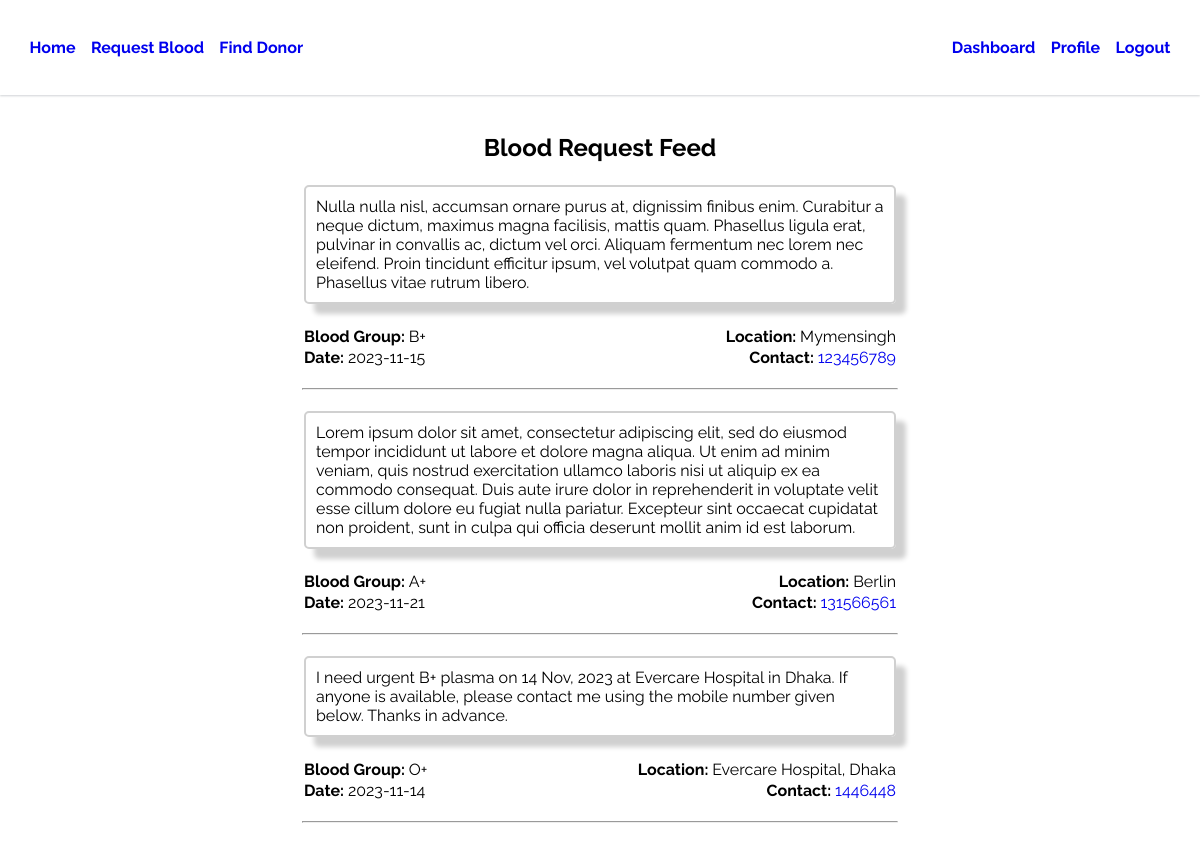
/views/recipientPanel.php (signed in), run on the app's committed database.
### tables this page shows
CREATE TABLE `requestBlood` (
  `id` int(11) NOT NULL,
  `bloodGroup` varchar(255) NOT NULL,
  `location` varchar(255) NOT NULL,
  `date` varchar(255) NOT NULL,
  `mobileNumber` varchar(255) NOT NULL,
  `comment` varchar(500) NOT NULL,
  `owner` varchar(255) NOT NULL
);

### models/requestBloodModel.php (called while the page is built, shortened)
<?php
    function viewRequestBlood($user) {
        $con = getConnection();
        if ($user == 'all') {
            $sql = "select * from requestBlood order by id desc";
        } else {
            $sql = "select * from requestBlood where owner = '{$user}' order by id desc";
        }
        $result = mysqli_query($con, $sql);
        $requestBlood = [];
        while($request = mysqli_fetch_assoc($result)){
            array_push($requestBlood, $request);
        }
        return $requestBlood;
    }
?>

### views/recipientPanel.php (the view, shortened to what this page needs)
<?php
    include_once '../models/requestBloodModel.php';
    $requestBlood = viewRequestBlood('all');
?>
<!DOCTYPE html>
<html lang="en">
<head>
</head>
<body>
    <?php include_once 'header.php';?>
    <br /><br />
    <h2 style="text-align:center">Blood Request Feed</h2>
    <section class="whitespace scroll-container">
      <br />
      <table border="0" width="100%">
        <tr>
          <td width="25%">&nbsp;</td>
          <td>
          <?php for($i = 0; $i < count($requestBlood); $i++) { ?>
            <table border="0" width="100%">
                <tr>
                    <td class="comment" colspan="2"><?=$requestBlood[$i]['comment']?></td>
                </tr>
                <tr>
                    <td>
                        <br />
                    </td>
                </tr>
                <tr>
                    <td><b>Blood Group: </b><?=$requestBlood[$i]['bloodGroup']?></td>
                    <td style="text-align: right;"><b>Location: </b><?=$requestBlood[$i]['location']?></td>
                </tr>
                <tr>
                    <td><b>Date: </b><?=$requestBlood[$i]['date']?></td>
                    <td style="text-align: right;"><b>Contact: </b><a href="tel:<?=$requestBlood[$i]['mobileNumber']?>"><?=$requestBlood[$i]['mobileNumber']?></a></td>
                </tr>
            </table>
            <br />
            <hr />
            <br />
            <?php } ?>
        </td>
          <td width="25%">&nbsp;</td>
        </tr>
      </table>
    </section>
</body>
</html>

### assets/css/style.css (style rules this page uses)
* { margin: 0; padding: 0; box-sizing: border-box; font-family: "Raleway", sans-serif; text-decoration: none; }
.whitespace { height: 70vh; }
.scroll-container { overflow: auto; scrollbar-width: thin; scrollbar-color: #555555 #f1f1f1; }
.comment { border: 2px solid #d0d0d0; padding: 10px; border-radius: 5px; box-shadow: 10px 10px 5px #d0d0d0; }

### data on the page
requestblood: comment "Nulla nulla nisl, accumsan ornare purus at, dignissim finibus enim. Curabitur a neque dictum, maximus magna facilisis, mattis quam. Phasellus ligula erat, pulvinar in convallis ac, dictum vel orci. Aliquam fermentum nec lorem nec eleifend. Proin tincidunt efficitur ipsum, vel volutpat quam commodo a. Phasellus vitae rutrum libero.", bloodGroup "B+", location "Mymensingh", date "2023-11-15", mobileNumber "123456789"
requestblood: comment "Lorem ipsum dolor sit amet, consectetur adipiscing elit, sed do eiusmod tempor incididunt ut labore et dolore magna aliqua. Ut enim ad minim veniam, quis nostrud exercitation ullamco laboris nisi ut aliquip ex ea commodo consequat. Duis aute irure dolor in reprehenderit in voluptate velit esse cillum dolore eu fugiat nulla pariatur. Excepteur sint occaecat cupidatat non proident, sunt in culpa qui officia deserunt mollit anim id est laborum.", bloodGroup "A+", location "Berlin", date "2023-11-21", mobileNumber "131566561"
requestblood: comment "I need urgent B+ plasma on 14 Nov, 2023 at Evercare Hospital in Dhaka. If anyone is available, please contact me using the mobile number given below. Thanks in advance.", bloodGroup "O+", location "Evercare Hospital, Dhaka", date "2023-11-14", mobileNumber "1446448"
